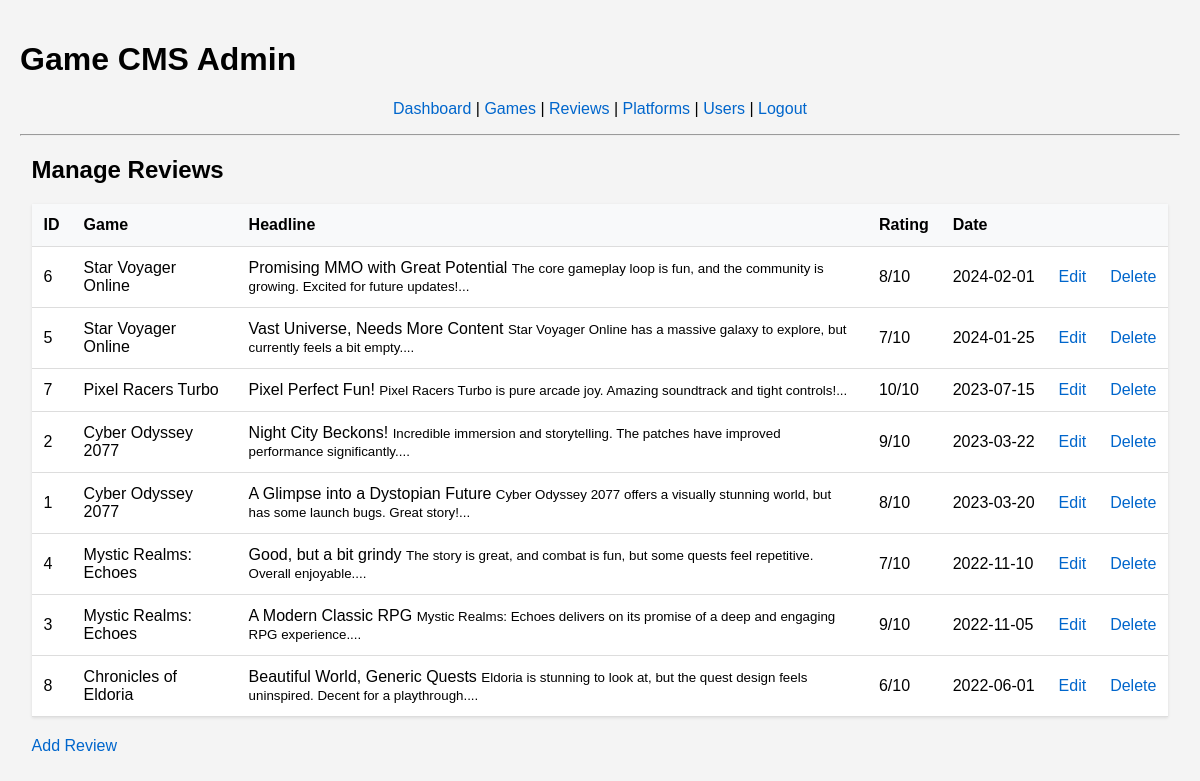
Page /admin/reviews.php on the committed database.
### tables this page shows
CREATE TABLE reviews (
    review_id INT AUTO_INCREMENT PRIMARY KEY,
    game_id INT NOT NULL,
    date DATETIME NOT NULL,
    rating INT NOT NULL,
    headline VARCHAR(255) NOT NULL,
    text VARCHAR(255) NOT NULL,
    FOREIGN KEY (game_id) REFERENCES games(game_id) ON DELETE CASCADE
);

CREATE TABLE games (
    game_id INT AUTO_INCREMENT PRIMARY KEY,
    title VARCHAR(255) NOT NULL,
    release_date DATE NOT NULL,
    description VARCHAR(255) NOT NULL,
    developer VARCHAR(255) NOT NULL
);

### admin/reviews.php (the view, shortened to what this page needs)
<?php
include( 'includes/header.php' );
$query = 'SELECT r.*, g.title as game_title FROM reviews r JOIN games g ON r.game_id = g.game_id ORDER BY r.date DESC';
$result = mysqli_query( $connect, $query );
?>
<h2>Manage Reviews</h2>
<table>
  <tr>
    <th align="center">ID</th>
    <th align="left">Game</th>
    <th align="left">Headline</th>
    <th align="center">Rating</th>
    <th align="center">Date</th>
    <th></th>
    <th></th>
  </tr>
  <?php while( $record = mysqli_fetch_assoc( $result ) ): ?>
    <tr>
      <td align="center"><?php echo $record['review_id']; ?></td>
      <td align="left"><?php echo htmlentities( $record['game_title'] ); ?></td>
      <td align="left">
        <?php echo htmlentities( $record['headline'] ); ?>
        <small><?php
          $preview = strip_tags(substr($record['text'], 0, 100), '<b><i><strong><em>');
          $preview = str_replace(["\r", "\n"], ' ', $preview);
          echo $preview . '...';
        ?></small>
      </td>
      <td align="center"><?php echo $record['rating']; ?>/10</td>
      <td align="center" style="white-space: nowrap;"><?php echo htmlentities( date('Y-m-d', strtotime($record['date'])) ); ?></td>
      <td align="center"><a href="reviews_edit.php?id=<?php echo $record['review_id']; ?>">Edit</a></td>
      <td align="center">
        <a href="reviews.php?delete=<?php echo $record['review_id']; ?>" onclick="return confirm('Are you sure you want to delete this review?');">Delete</a>
      </td>
    </tr>
  <?php endwhile; ?>
</table>
<p><a href="reviews_add.php"><i class="fas fa-plus-square"></i> Add Review</a></p>
<?php include( 'includes/footer.php' ); ?>

### admin/includes/header.php (shortened to what this page needs)
<!doctype html>
<html>
<head>
  <link href="styles.css" type="text/css" rel="stylesheet">
</head>
<body>
  <h1>Game CMS Admin</h1>
  <p style="padding: 0 1%; text-align: center;">
    <a href="dashboard.php">Dashboard</a> |
    <a href="games.php">Games</a> |
    <a href="reviews.php">Reviews</a> |
    <a href="platforms.php">Platforms</a> |
    <a href="users.php">Users</a> |
    <a href="logout.php">Logout</a>
  </p>
  <hr>
  <div style="max-width: 1500px; margin: auto; padding: 0 1%;">

### admin/includes/footer.php
  </div>
</body>
</html>

### admin/styles.css (style rules this page uses)
body { font-family: Arial, sans-serif; margin: 0; padding: 20px; background-color: #f4f4f4; }
a:link, a:visited { color: #0066cc; text-decoration: none; }
table { width: 100%; border-collapse: collapse; margin: 20px 0; background: white; box-shadow: 0 1px 3px rgba(0, 0, 0, 0.1); }
td, th { padding: 12px; text-align: left; border-bottom: 1px solid #ddd; }
th { background-color: #f8f9fa; font-weight: bold; }

### rows in the picture
reviews: review_id "6", game.title "Star Voyager Online", headline "Promising MMO with Great Potential", text "The core gameplay loop is fun, and the community is growing. Excited for future updates!", rating "8", date "2024-02-01"
reviews: review_id "5", game.title "Star Voyager Online", headline "Vast Universe, Needs More Content", text "Star Voyager Online has a massive galaxy to explore, but currently feels a bit empty.", rating "7", date "2024-01-25"
reviews: review_id "7", game.title "Pixel Racers Turbo", headline "Pixel Perfect Fun!", text "Pixel Racers Turbo is pure arcade joy. Amazing soundtrack and tight controls!", rating "10", date "2023-07-15"
reviews: review_id "2", game.title "Cyber Odyssey 2077", headline "Night City Beckons!", text "Incredible immersion and storytelling. The patches have improved performance significantly.", rating "9", date "2023-03-22"
reviews: review_id "1", game.title "Cyber Odyssey 2077", headline "A Glimpse into a Dystopian Future", text "Cyber Odyssey 2077 offers a visually stunning world, but has some launch bugs. Great story!", rating "8", date "2023-03-20"
reviews: review_id "4", game.title "Mystic Realms: Echoes", headline "Good, but a bit grindy", text "The story is great, and combat is fun, but some quests feel repetitive. Overall enjoyable.", rating "7", date "2022-11-10"
reviews: review_id "3", game.title "Mystic Realms: Echoes", headline "A Modern Classic RPG", text "Mystic Realms: Echoes delivers on its promise of a deep and engaging RPG experience.", rating "9", date "2022-11-05"
reviews: review_id "8", game.title "Chronicles of Eldoria", headline "Beautiful World, Generic Quests", text "Eldoria is stunning to look at, but the quest design feels uninspired. Decent for a playthrough.", rating "6", date "2022-06-01"
